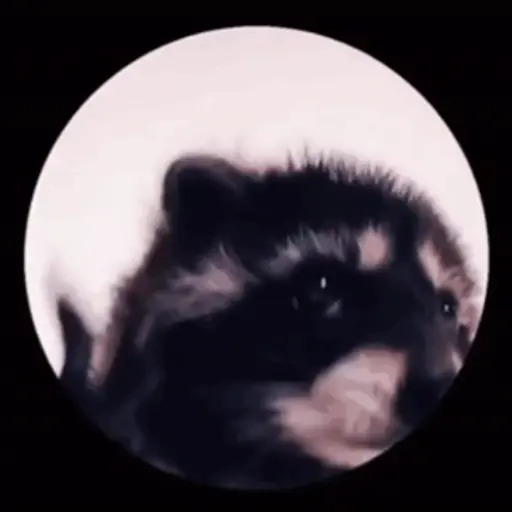
#> input picture mp3/gif/pedro.webp, 512 x 512 px
$ python texto.py ../../mp3/gif/pedro.webp ../../mp3/gif/pedro.webp ../../mp3/gif/pedro.webp
#> lines starting #> are read from the running program, lines starting #| are printed output that depends on the picture
# texto.py
import sys
from PIL import Image, ImageDraw, ImageFont
import textwrap

def agregar_texto_transparente(ruta_imagen, texto_arriba, texto_abajo):
#> called with ruta_imagen = '../../mp3/gif/pedro.webp', texto_arriba = '../../mp3/gif/pedro.webp', texto_abajo = '../../mp3/gif/pedro.webp'
    try:
        # --- Cargar la imagen base ---
        img_base = Image.open(ruta_imagen).convert("RGBA")
#> img_base is the input picture: PIL image 512x512 RGBA; mean R, G, B, A 80.3, 72.7, 79.4, 255
        ancho, alto = img_base.size
#> ancho = 512; alto = 512

        # --- Crear una capa transparente para el texto ---
        capa_texto = Image.new("RGBA", img_base.size, (255, 255, 255, 0))
        draw = ImageDraw.Draw(capa_texto)

        # --- Configuración de la fuente ---
        # Usamos Arial, que es estándar en Windows.
        ruta_fuente = "C:/Windows/Fonts/arialbd.ttf" # Arial Bold
        tamaño_fuente = int(alto / 12)
#> tamaño_fuente = 42
        font = ImageFont.truetype(ruta_fuente, tamaño_fuente)

        # Color del texto: blanco con ~70% de opacidad (180 de 255)
        color_texto = (255, 255, 255, 180)

        # --- Dibujar Texto de Arriba ---
        lineas_arriba = textwrap.wrap(texto_arriba, width=25)
        y_texto = 15
        for linea in lineas_arriba:
            bbox = draw.textbbox((0, 0), linea, font=font)
            ancho_texto = bbox[2] - bbox[0]
            x_texto = (ancho - ancho_texto) / 2
            draw.text((x_texto, y_texto), linea, font=font, fill=color_texto)
            y_texto += tamaño_fuente + 5
#> this loop made 1 pass
#> (bbox, ancho_texto, x_texto) on pass 1: ((0, 7, 505, 48), 505, 3.5)
#> after the loop, y_texto = 62

        # --- Dibujar Texto de Abajo ---
        lineas_abajo = textwrap.wrap(texto_abajo, width=25)
        y_texto = alto - (tamaño_fuente + 15) * len(lineas_abajo)
#> y_texto = 455
        for linea in lineas_abajo:
            bbox = draw.textbbox((0, 0), linea, font=font)
            ancho_texto = bbox[2] - bbox[0]
            x_texto = (ancho - ancho_texto) / 2
            draw.text((x_texto, y_texto), linea, font=font, fill=color_texto)
            y_texto += tamaño_fuente + 5
#> after the loop, y_texto = 502

        # --- Combinar la imagen base con la capa de texto ---
        img_final = Image.alpha_composite(img_base, capa_texto)
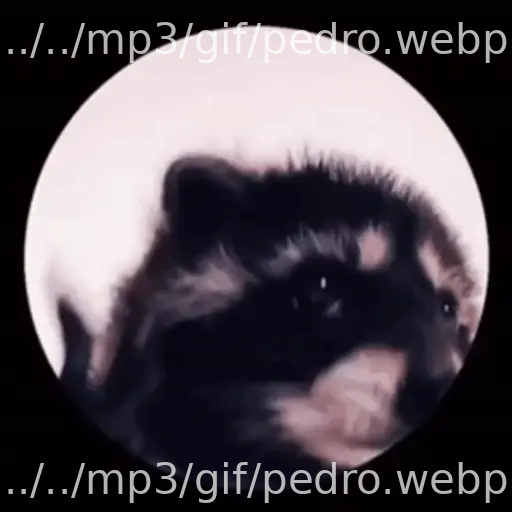
#> img_final: PIL image 512x512 RGBA; mean R, G, B, A 85, 77.6, 84.2, 255

        # --- Guardar la imagen ---
        ruta_salida = ruta_imagen.replace(".jpeg", "_texto.png").replace(".jpg", "_texto.png")
        img_final.convert("RGB").save(ruta_salida, "JPEG") # Guardamos como JPEG para compatibilidad

        print(ruta_salida)

    except Exception as e:
        print(f"Error agregando texto: {e}", file=sys.stderr)
        sys.exit(1)

if __name__ == "__main__":
    image_path = sys.argv[1]
    top_text = sys.argv[2]
    bottom_text = sys.argv[3]
    agregar_texto_transparente(image_path, top_text, bottom_text)
